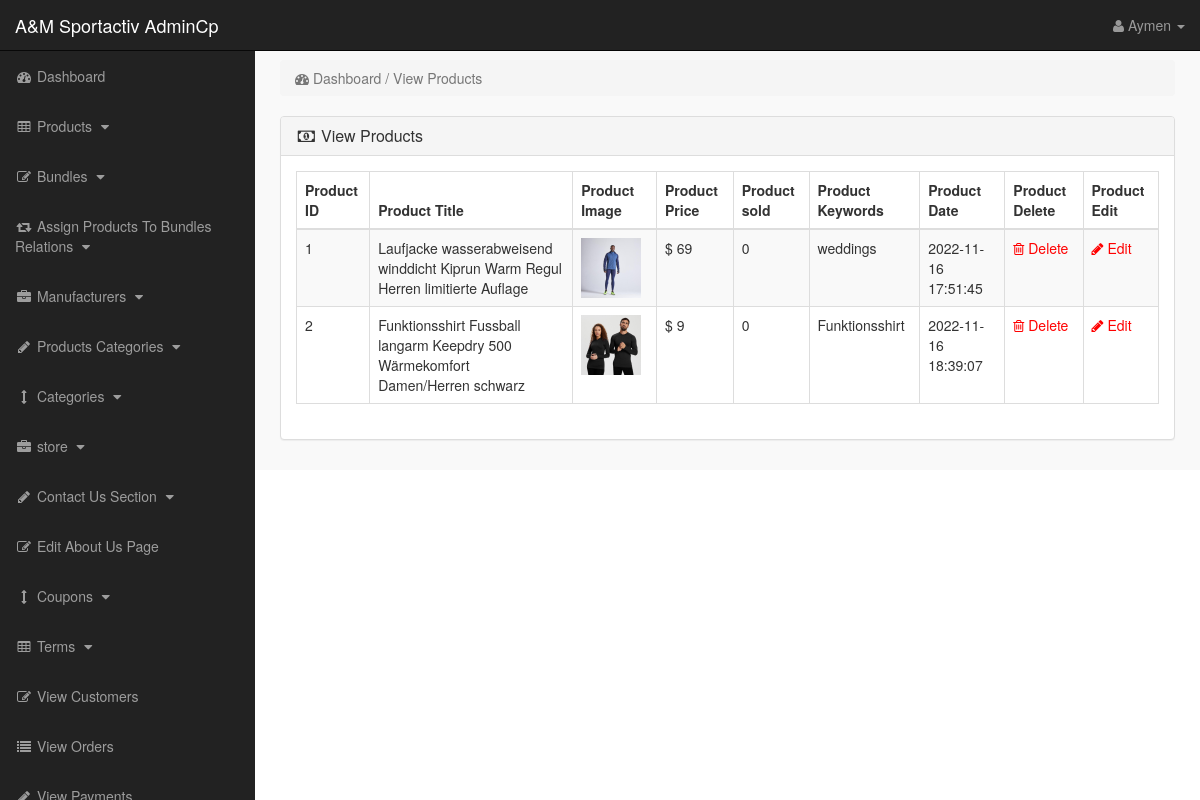
Page /admin_area/index.php?view_products (signed in) on the committed database.
### tables this page shows
CREATE TABLE IF NOT EXISTS `products` (
  `product_id` int(11) NOT NULL AUTO_INCREMENT,
  `p_cat_id` int(11) NOT NULL,
  `cat_id` int(11) NOT NULL,
  `manufacturer_id` int(11) NOT NULL,
  `date` timestamp NOT NULL DEFAULT CURRENT_TIMESTAMP ON UPDATE CURRENT_TIMESTAMP,
  `product_title` text NOT NULL,
  `product_url` text NOT NULL,
  `product_img1` text NOT NULL,
  `product_img2` text NOT NULL,
  `product_img3` text NOT NULL,
  `product_price` int(11) NOT NULL,
  `product_psp_price` int(11) NOT NULL,
  `product_desc` text NOT NULL,
  `product_keywords` text NOT NULL,
  `product_label` text NOT NULL,
  `status` varchar(255) NOT NULL,
  `product_features` varchar(255) NOT NULL,
  `product_video` text,
  PRIMARY KEY (`product_id`) USING BTREE
);

### admin_area/view_products.php (the view)
<?php
if(!isset($_SESSION['admin_email'])){
echo "<script>window.open('login.php','_self')</script>";
}
else {
?>
<div class="row">
<div class="col-lg-12" >
<ol class="breadcrumb" >
<li class="active" >
<i class="fa fa-dashboard"></i> Dashboard / View Products
</li>
</ol>
</div>
</div>
<div class="row" >
<div class="col-lg-12" >
<div class="panel panel-default" >
<div class="panel-heading" >
<h3 class="panel-title" >
<i class="fa fa-money fa-fw" ></i> View Products
</h3>
</div>
<div class="panel-body" >
<div class="table-responsive" >
<table class="table table-bordered table-hover table-striped" >
<thead>
<tr>
<th>Product ID</th>
<th>Product Title</th>
<th>Product Image</th>
<th>Product Price</th>
<th>Product sold</th>
<th>Product Keywords</th>
<th>Product Date</th>
<th>Product Delete</th>
<th>Product Edit</th>
</tr>
</thead>
<tbody>
<?php
$i = 0;
$get_pro = "select * from products where status='product'";
$run_pro = mysqli_query($con,$get_pro);
while($row_pro=mysqli_fetch_array($run_pro)){
$pro_id = $row_pro['product_id'];
$pro_title = $row_pro['product_title'];
$pro_image = $row_pro['product_img1'];
$pro_price = $row_pro['product_price'];
$pro_keywords = $row_pro['product_keywords'];
$pro_date = $row_pro['date'];
$i++;
?>
<tr>
<td><?php echo $i; ?></td>
<td><?php echo $pro_title; ?></td>
<td><img src="product_images/<?php echo $pro_image; ?>" width="60" height="60"></td>
<td>$ <?php echo $pro_price; ?></td>
<td>
<?php
$get_sold = "select * from pending_orders where product_id='$pro_id'";
$run_sold = mysqli_query($con,$get_sold);
$count = mysqli_num_rows($run_sold);
echo $count;
?>
</td>
<td> <?php echo $pro_keywords; ?> </td>
<td><?php echo $pro_date; ?></td>
<td>
<a href="index.php?delete_product=<?php echo $pro_id; ?>">
<i class="fa fa-trash-o"> </i> Delete
</a>
</td>
<td>
<a href="index.php?edit_product=<?php echo $pro_id; ?>">
<i class="fa fa-pencil"> </i> Edit
</a>
</td>
</tr>
<?php } ?>
</tbody>
</table>
</div>
</div>
</div>
</div>
</div>
<?php } ?>

### admin_area/includes/sidebar.php (shortened to what this page needs)
<?php
if(!isset($_SESSION['admin_email'])){
echo "<script>window.open('login.php','_self')</script>";
}
else {
?>
<nav class="navbar navbar-inverse navbar-fixed-top" >
<div class="navbar-header" >
<a class="navbar-brand" href="index.php?dashboard" >A&M Sportactiv AdminCp </a>
</div>
<ul class="nav navbar-right top-nav" >
<li class="dropdown" >
<a href="#" class="dropdown-toggle" data-toggle="dropdown" >
<i class="fa fa-user" ></i>
<?php echo $admin_name; ?> <b class="caret" ></b>
</a>
</li>
</ul>
<div class="collapse navbar-collapse navbar-ex1-collapse">
<ul class="nav navbar-nav side-nav">
<li>
<a href="index.php?dashboard">
<i class="fa fa-fw fa-dashboard"></i> Dashboard
</a>
</li>
<li>
<a href="#" data-toggle="collapse" data-target="#products">
<i class="fa fa-fw fa-table"></i> Products
<i class="fa fa-fw fa-caret-down"></i>
</a>
</li>
<li>
<a href="#" data-toggle="collapse" data-target="#bundles">
<i class="fa fa-fw fa-edit"></i> Bundles
<i class="fa fa-fw fa-caret-down"></i>
</a>
</li>
<li>
<a href="#" data-toggle="collapse" data-target="#relations">
<i class="fa fa-fw fa-retweet"></i> Assign Products To Bundles Relations
<i class="fa fa-fw fa-caret-down"></i>
</a>
</li>
<li>
<a href="#" data-toggle="collapse" data-target="#manufacturers">
<i class="fa fa-fw fa-briefcase"></i> Manufacturers
<i class="fa fa-fw fa-caret-down"></i>
</a>
</li>
<li>
<a href="#" data-toggle="collapse" data-target="#p_cat">
<i class="fa fa-fw fa-pencil"></i> Products Categories
<i class="fa fa-fw fa-caret-down"></i>
</a>
</li>
<li>
<a href="#" data-toggle="collapse" data-target="#cat">
<i class="fa fa-fw fa-arrows-v"></i> Categories
<i class="fa fa-fw fa-caret-down"></i>
</a>
</li>
<li>
<a href="#" data-toggle="collapse" data-target="#store">
<i class="fa fa-fw fa-briefcase"></i> store
<i class="fa fa-fw fa-caret-down"></i>
</a>
</li>
<li>
<a href="#" data-toggle="collapse" data-target="#contact_us">
<i class="fa fa-fw fa-pencil"> </i> Contact Us Section
<i class="fa fa-fw fa-caret-down"></i>
</a>
</li>
<li>
<a href="index.php?edit_about_us">
<i class="fa fa-fw fa-edit"></i> Edit About Us Page
</a>
</li>
<li>
<a href="#" data-toggle="collapse" data-target="#coupons">
<i class="fa fa-fw fa-arrows-v"></i> Coupons
<i class="fa fa-fw fa-caret-down"></i>
</a>
</li>
<li>
<a href="#" data-toggle="collapse" data-target="#terms" >
<i class="fa fa-fw fa-table"></i> Terms
<i class="fa fa-fw fa-caret-down"></i>
</a>
</li>
<li>
<a href="index.php?view_customers">
<i class="fa fa-fw fa-edit"></i> View Customers
</a>
</li>
<li>
<a href="index.php?view_orders">
<i class="fa fa-fw fa-list"></i> View Orders
</a>
</li>
<li>
<a href="index.php?view_payments">
<i class="fa fa-fw fa-pencil"></i> View Payments
</a>
</li>
</ul>
</div>
</nav>
<?php } ?>

### admin_area/css/style.css (style rules this page uses)
body { margin-top:100px; }
@media (min-width: 768px) { body { margin-top:50px; } }
.top-nav { padding:0 15px; }
.top-nav>li { display:inline-block; float:left; }
.top-nav>li>a { padding-top:15px; padding-bottom:15px; line-height:20px; color:#999; }
@media (min-width: 768px) { .side-nav { position:fixed; top:51px; width:255px; border-radius:0; overflow-y:auto; background-color: #222; bottom:0; overflow-x:hidden; padding-bottom:40px; } }
@media (min-width: 768px) { .side-nav>li>a { width:255px; } }
.panel-body { border-radius:5px; }

### rows in the picture
products: product_title "Laufjacke wasserabweisend winddicht Kiprun Warm Regul Herren limitierte Auflage", product_img1 (picture), product_price "69", count "0", product_keywords "weddings", date "2022-11-16 17:51:45"
products: product_title "Funktionsshirt Fussball langarm Keepdry 500 Wärmekomfort Damen/Herren schwarz", product_img1 (picture), product_price "9", count "0", product_keywords "Funktionsshirt", date "2022-11-16 18:39:07"

### other values in the picture
$admin_name "Aymen"
